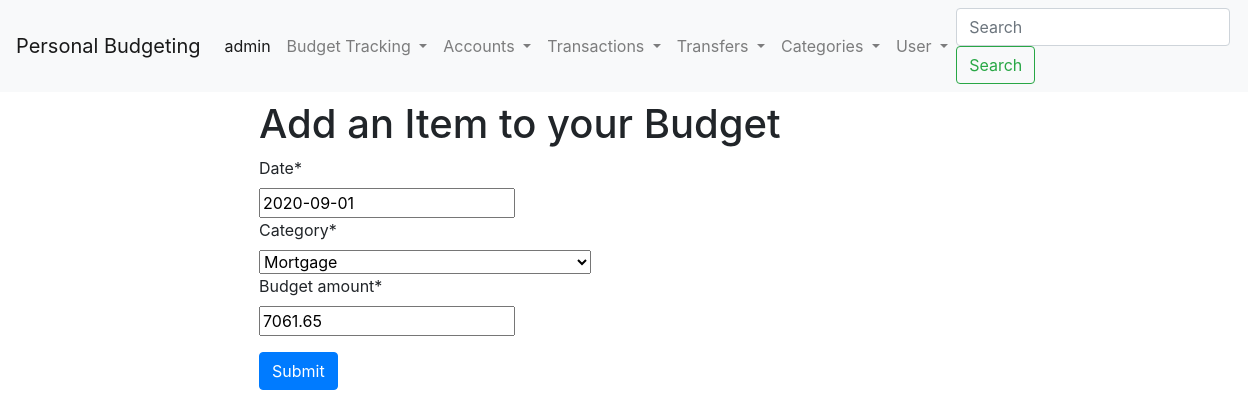
Before: /budgettracker/197/update (signed in) with the older database file.
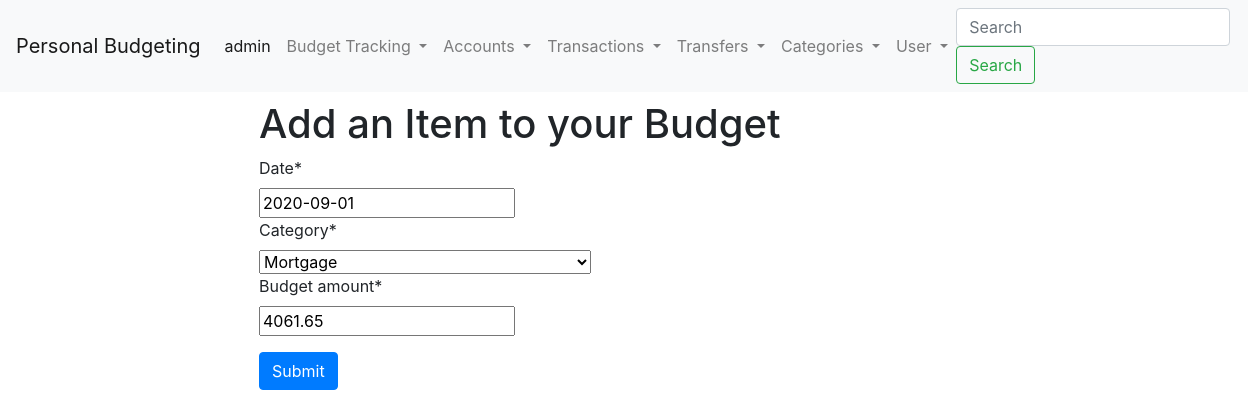
After: the same page with the newer database file.
### budgettracker/models.py (models this page shows, shortened)
class BudgetTracker(models.Model):
    user = models.ForeignKey(User,on_delete=models.CASCADE)
    date = models.DateField()
    category = models.ForeignKey(Category, on_delete=models.CASCADE)
    budget_amount = models.FloatField()
    monthly_spend = models.FloatField(default=0)

### budgettracker/views.py (the view, shortened to what this page needs)
# urls.py: path('<int:pk>/update', BudgettrackerUpdate.as_view(), name='budgettracker-update'),
class BudgettrackerUpdate (LoginRequiredMixin, UpdateView):
    template_name = 'budgettracker/budgettracker_form.html'
    form_class = UpdateBudget
    success_url = reverse_lazy('budgettracker-index')
    model = BudgetTracker
    def get_form_kwargs(self):
        kwargs = super().get_form_kwargs()
        kwargs.update(user = self.request.user.id)
        return kwargs

### budgettracker/forms.py (shortened to what this page needs)
class UpdateBudget(forms.ModelForm):
    class Meta:
        model = BudgetTracker
        exclude =('user','monthly_spend')
        widgets = {
            'date': MonthPickerInput(), # default date-format %m/%d/%Y will be used
        }
    def __init__(self, *args, **kwargs):
       self.user = kwargs.pop('user')
       super().__init__(*args, **kwargs)

### categories/models.py (called while the page is built)
    def __str__(self):
        return self.category

### templates/budgettracker/budgettracker_form.html (shortened to what this page needs)
{% extends 'base.html' %}
{% load crispy_forms_tags %}
{% block content %}
<div class="container">
      <div class="row justify-content-center">
        <div class="col-8">
          <h1 class="mt-2">Add an Item to your Budget</h1>
  <form method="post">
    {{ form|crispy }}
    <button type="submit" class="btn btn-primary">Submit</button>
  </form>
{% endblock %}

Changed rows visible on the page:
changed BudgetTracker: budget_amount "7061.65" → "4061.65"
